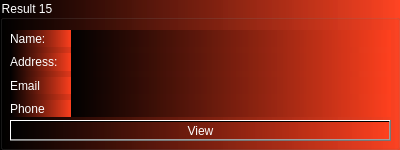
         <widget class="QGroupBox" name="groupBox_14">
          <property name="minimumSize">
           <size>
            <width>400</width>
            <height>150</height>
           </size>
          </property>
          <property name="maximumSize">
           <size>
            <width>400</width>
            <height>150</height>
           </size>
          </property>
          <property name="autoFillBackground">
           <bool>false</bool>
          </property>
          <property name="styleSheet">
           <string notr="true">color: white;
background-color:
qlineargradient(spread:pad, x1:0, y1:0, x2:1, y2:0, stop:0 rgba(0, 0, 0, 255), stop:1 rgba(255, 64, 30,220))
</string>
          </property>
          <property name="title">
           <string>Result 15</string>
          </property>
          <widget class="QWidget" name="verticalLayoutWidget_73">
           <property name="geometry">
            <rect>
             <x>70</x>
             <y>30</y>
             <width>321</width>
             <height>87</height>
            </rect>
           </property>
           <layout class="QVBoxLayout" name="verticalLayout_74">
            <property name="sizeConstraint">
             <enum>QLayout::SetMinimumSize</enum>
            </property>
            <item>
             <widget class="QLabel" name="label_489">
              <property name="text">
               <string/>
              </property>
             </widget>
            </item>
            <item>
             <widget class="QLabel" name="label_490">
              <property name="text">
               <string/>
              </property>
             </widget>
            </item>
            <item>
             <widget class="QLabel" name="label_491">
              <property name="text">
               <string/>
              </property>
             </widget>
            </item>
            <item>
             <widget class="QLabel" name="label_492">
              <property name="text">
               <string/>
              </property>
             </widget>
            </item>
           </layout>
          </widget>
          <widget class="QWidget" name="verticalLayoutWidget_74">
           <property name="geometry">
            <rect>
             <x>10</x>
             <y>30</y>
             <width>61</width>
             <height>87</height>
            </rect>
           </property>
           <layout class="QVBoxLayout" name="verticalLayout_75">
            <item>
             <widget class="QLabel" name="label_493">
              <property name="text">
               <string>Name:</string>
              </property>
             </widget>
            </item>
            <item>
             <widget class="QLabel" name="label_494">
              <property name="text">
               <string>Address:</string>
              </property>
             </widget>
            </item>
            <item>
             <widget class="QLabel" name="label_495">
              <property name="text">
               <string>Email</string>
              </property>
             </widget>
            </item>
            <item>
             <widget class="QLabel" name="label_496">
              <property name="text">
               <string>Phone</string>
              </property>
             </widget>
            </item>
           </layout>
          </widget>
          <widget class="QPushButton" name="pushButton_37">
           <property name="geometry">
            <rect>
             <x>10</x>
             <y>120</y>
             <width>381</width>
             <height>21</height>
            </rect>
           </property>
           <property name="text">
            <string>View</string>
           </property>
          </widget>
         </widget>
